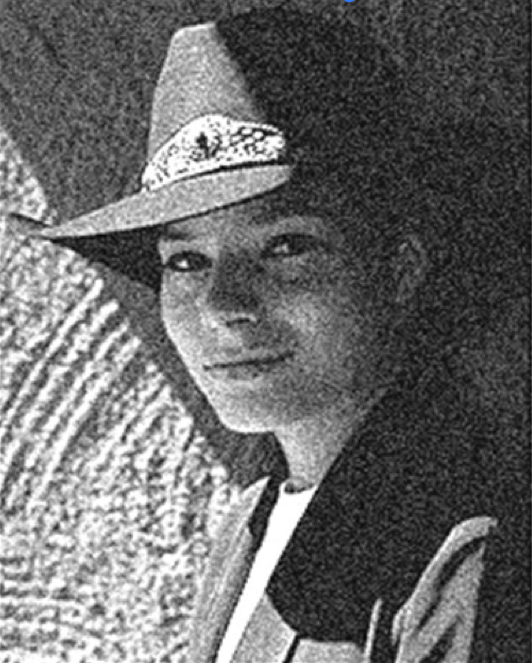
#> input picture noise1.jpg, 532 x 663 px
$ python main.py
#> lines starting #> are read from the running program, lines starting #| are printed output that depends on the picture
from PIL import Image
import numpy as np

#中值降噪
def median(img, x, y,bandrange):
    L = []
    for i in range(x-bandrange,x+bandrange):
        for j in range(y-bandrange,y+bandrange):
            gray = img.getpixel((i, j))  # 取出灰度值
            L.append(gray)
    L.sort()
    c = L[12]
    return c


def denoise_median(path1, path2,bandwidth):
    img1 = Image.open(path1)
    img1 = img1.convert('L')  # 将图像1转换为灰度图
    w, h = img1.size
    img2 = Image.new('L', (w, h), 'white')  # 图像2
    for x in range(bandrange, w -bandrange):
        for y in range(bandrange, h - bandrange):
            c = median(img1, x, y,bandrange)  # 求中值
            img2.putpixel((x, y), c)  # 将灰度设置为中值
    img2.save(path2)
##############中值结束#####################

#均值降噪
def average(img, x, y,bandrange):
    L=0
    for i in range(x - bandrange, x + bandrange):
        for j in range(y - bandrange, y + bandrange):
            gray = img.getpixel((i, j))  # 取出灰度值
            L=L+gray
    return int(L/((bandrange*2)**2-1))

def denoise_average(path1, path2,bandwidth):
    img1 = Image.open(path1)
    img1 = img1.convert('L')  # 将图像1转换为灰度图
    w, h = img1.size
    img2 = Image.new('L', (w, h), 'white')  # 图像2
    for x in range(bandrange, w -bandrange):
        for y in range(bandrange, h - bandrange):
            c = average(img1, x, y,bandrange)  # 求中值
            img2.putpixel((x, y), c)  # 将灰度设置为中值
    img2.save(path2)
################均值结束#####################


#高斯降噪
#创建高斯核，输入参数是高斯核的窗宽
def gaussian_kernel(kernel_size):
    start=-1
    end=1
    mean_x = 0
    mean_y = 0
    sigma=1#均值为0，方差为1
    X = np.linspace(start, end,kernel_size)
    Y = np.linspace(start, end,kernel_size)
    x, y = np.meshgrid(X, Y)
    gaussian=1/(2*np.pi*sigma**2)*np.exp(-((x-mean_x)**2+(y-mean_y)**2)/(2*sigma**2))
    return gaussian

#获取灰度值
def gaussian(img, x, y,bandrange):
    tmp_gaussian = gaussian_kernel(bandwidth)
    tmp=0
    for i in range(x - bandrange, x + bandrange):
        for j in range(y - bandrange, y + bandrange):
            tmp = tmp + img.getpixel((i, j))*tmp_gaussian[i-(x-bandrange)][j-(y-bandrange)]  # 取出灰度值
    return int(tmp)+60#调亮

def denoise_gaussian(path1, path2,bandwidth):
#> called with path1 = 'noise1.jpg', path2 = '3(1)+60.jpg', bandwidth = 3
    img1 = Image.open(path1)
#> img1 is the input picture: PIL image 532x663 RGB; mean R, G, B 106.4, 106.4, 106.4
    img1 = img1.convert('L')  # 将图像1转换为灰度图
#> img1: PIL image 532x663 L
    w, h = img1.size
#> w = 532; h = 663
    img2 = Image.new('L', (w, h), 'white')  # 图像2
#> img2: PIL image 532x663 L; every value is 255
    for x in range(bandrange, w -bandrange):
        for y in range(bandrange, h - bandrange):
            c = gaussian(img1, x, y,bandrange)  # 求中值
            img2.putpixel((x, y), c)  # 将灰度设置为中值
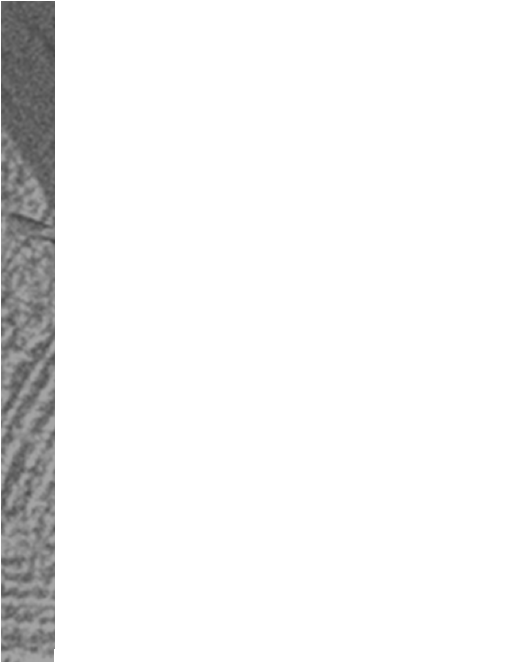
#> img2: PIL image 532x663 L; min 66, max 255, mean 241.6
    img2.save(path2)

##################高斯结束#####################


path1 = "noise1.jpg"  # 带噪声的图像
path2 = "3(1)+60.jpg"  # 降噪后的图像

bandwidth=3#窗宽
bandrange=int(bandwidth/2)
#denoise_median(path1, path2,bandwidth)
#denoise_average(path1, path2,bandwidth)
#> (the run stopped early here; a loop or call above may not have finished)
